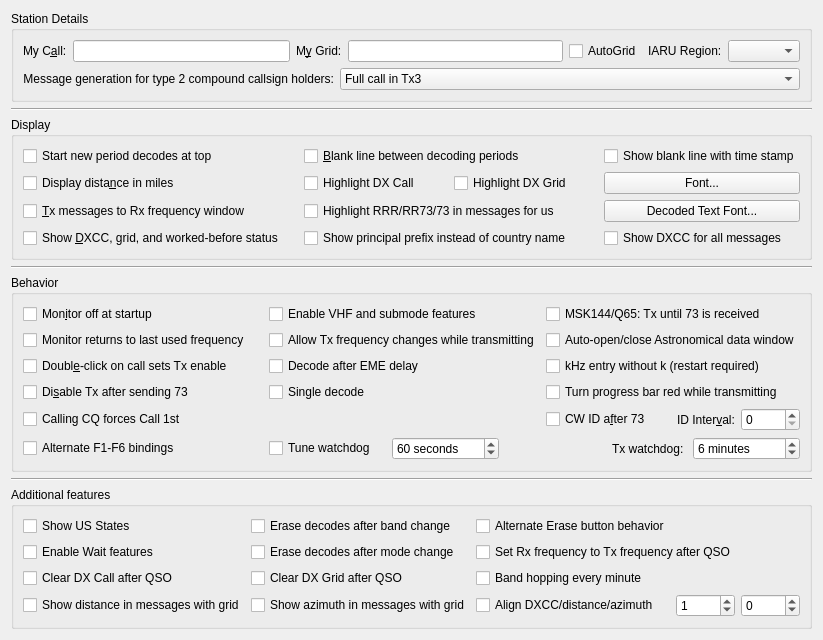
         <widget class="QWidget" name="general_tab">
          <attribute name="title">
           <string>Genera&amp;l</string>
          </attribute>
          <attribute name="toolTip">
           <string>General station details and settings.</string>
          </attribute>
          <layout class="QVBoxLayout" name="verticalLayout_4">
           <item>
            <widget class="QGroupBox" name="station_group_box">
             <property name="title">
              <string>Station Details</string>
             </property>
             <layout class="QVBoxLayout" name="verticalLayout_12">
              <item>
               <layout class="QHBoxLayout" name="horizontalLayout_14">
                <item>
                 <layout class="QFormLayout" name="formLayout_3">
                  <item row="0" column="0">
                   <widget class="QLabel" name="callsign_label">
                    <property name="text">
                     <string>My C&amp;all:</string>
                    </property>
                    <property name="buddy">
                     <cstring>callsign_line_edit</cstring>
                    </property>
                   </widget>
                  </item>
                  <item row="0" column="1">
                   <widget class="QLineEdit" name="callsign_line_edit">
                    <property name="toolTip">
                     <string>Station callsign.</string>
                    </property>
                   </widget>
                  </item>
                 </layout>
                </item>
                <item>
                 <layout class="QFormLayout" name="formLayout_12">
                  <item row="0" column="0">
                   <widget class="QLabel" name="grid_label">
                    <property name="text">
                     <string>M&amp;y Grid:</string>
                    </property>
                    <property name="buddy">
                     <cstring>grid_line_edit</cstring>
                    </property>
                   </widget>
                  </item>
                  <item row="0" column="1">
                   <widget class="QLineEdit" name="grid_line_edit">
                    <property name="toolTip">
                     <string>&lt;html&gt;&lt;head/&gt;&lt;body&gt;&lt;p&gt;Maidenhead locator, preferably 6 characters.&lt;/p&gt;&lt;/body&gt;&lt;/html&gt;</string>
                    </property>
                   </widget>
                  </item>
                 </layout>
                </item>
                <item>
                 <widget class="QCheckBox" name="use_dynamic_grid">
                  <property name="toolTip">
                   <string>Check to allow grid changes from external programs</string>
                  </property>
                  <property name="text">
                   <string>AutoGrid</string>
                  </property>
                 </widget>
                </item>
                <item>
                 <layout class="QFormLayout" name="formLayout_2">
                  <item row="0" column="0">
                   <widget class="QLabel" name="label_12">
                    <property name="text">
                     <string>IARU Region:</string>
                    </property>
                    <property name="buddy">
                     <cstring>region_combo_box</cstring>
                    </property>
                   </widget>
                  </item>
                  <item row="0" column="1">
                   <widget class="QComboBox" name="region_combo_box">
                    <property name="toolTip">
                     <string>&lt;html&gt;&lt;head/&gt;&lt;body&gt;&lt;p&gt;Select your IARU region.&lt;/p&gt;&lt;/body&gt;&lt;/html&gt;</string>
                    </property>
                   </widget>
                  </item>
                 </layout>
                </item>
               </layout>
              </item>
              <item>
               <layout class="QFormLayout" name="formLayout_13">
                <item row="0" column="0">
                 <widget class="QLabel" name="label_5">
                  <property name="text">
                   <string>Message generation for type 2 compound callsign holders:</string>
                  </property>
                  <property name="alignment">
                   <set>Qt::AlignRight|Qt::AlignTrailing|Qt::AlignVCenter</set>
                  </property>
                  <property name="buddy">
                   <cstring>type_2_msg_gen_combo_box</cstring>
                  </property>
                 </widget>
                </item>
                <item row="0" column="1">
                 <widget class="QComboBox" name="type_2_msg_gen_combo_box">
                  <property name="enabled">
                   <bool>true</bool>
                  </property>
                  <property name="toolTip">
                   <string>&lt;html&gt;&lt;head/&gt;&lt;body&gt;&lt;p&gt;Type 2 compound callsigns are those with prefixes or suffixes not included in the allowed shortlist (See Help-&amp;gt;Add-on prefixes and suffixes).&lt;/p&gt;&lt;p&gt;This option determines which generated messages should contain your full type 2 compound call sign rather than your base callsign. It only applies if you have a type 2 compound callsign.&lt;/p&gt;&lt;p&gt;This option controls the way the messages that are used to answer CQ calls are generated. Generated messages 6 (CQ) and 5 (73) will always contain your full callsign. The JT65 and JT9 protocols allow for some standard messages with your full call at the expense of another piece of information such as the DX call or your locator.&lt;/p&gt;&lt;p&gt;Choosing message 1 omits the DX callsign which may be an issue when replying to CQ calls. Choosing message 3 also omits the DX callsign and many versions of this and other software will not extract the report. Choosing neither means that your full callsign only goes in your message 5 (73) so your QSO partner may log the wrong callsign.&lt;/p&gt;&lt;p&gt;None of these options are perfect, message 3 is usually best but be aware your QSO partner may not log the report you send them.&lt;/p&gt;&lt;/body&gt;&lt;/html&gt;</string>
                  </property>
                  <property name="currentIndex">
                   <number>1</number>
                  </property>
                  <item>
                   <property name="text">
                    <string>Full call in Tx1</string>
                   </property>
                  </item>
                  <item>
                   <property name="text">
                    <string>Full call in Tx3</string>
                   </property>
                  </item>
                  <item>
                   <property name="text">
                    <string>Full call in Tx5 only</string>
                   </property>
                  </item>
                 </widget>
                </item>
               </layout>
              </item>
             </layout>
            </widget>
           </item>
           <item>
            <widget class="Line" name="line_5">
             <property name="orientation">
              <enum>Qt::Horizontal</enum>
             </property>
            </widget>
           </item>
           <item>
            <widget class="QGroupBox" name="display_group_box">
             <property name="sizePolicy">
              <sizepolicy hsizetype="Preferred" vsizetype="Preferred">
               <horstretch>0</horstretch>
               <verstretch>1</verstretch>
              </sizepolicy>
             </property>
             <property name="title">
              <string>Display</string>
             </property>
             <layout class="QGridLayout" name="gridLayout_4">
              <item row="5" column="0">
               <widget class="QCheckBox" name="DXCC_check_box">
                <property name="toolTip">
                 <string>Show if decoded stations are new DXCC entities or worked before.</string>
                </property>
                <property name="text">
                 <string>Show &amp;DXCC, grid, and worked-before status    </string>
                </property>
                <property name="checked">
                 <bool>false</bool>
                </property>
               </widget>
              </item>
              <item row="0" column="0">
               <widget class="QCheckBox" name="decodes_from_top_check_box">
                <property name="toolTip">
                 <string>&lt;html&gt;&lt;head/&gt;&lt;body&gt;&lt;p&gt;Check to have decodes for a new period start at the top of the Band Activity window and not scroll off the top when the window is full.&lt;/p&gt;&lt;p&gt;This is to aid selecting decodes to double-click while decoding is still in progress. Use the Band Activity vertical scroll bar to reveal decodes past the bottom of the window.&lt;/p&gt;&lt;/body&gt;&lt;/html&gt;</string>
                </property>
                <property name="text">
                 <string>Start new period decodes at top</string>
                </property>
               </widget>
              </item>
              <item row="3" column="2">
               <widget class="QPushButton" name="decoded_text_font_push_button">
                <property name="toolTip">
                 <string>Set the font characteristics for the Band Activity and Rx Frequency areas.</string>
                </property>
                <property name="text">
                 <string>Decoded Text Font...</string>
                </property>
               </widget>
              </item>
              <item row="2" column="2">
               <widget class="QPushButton" name="font_push_button">
                <property name="toolTip">
                 <string>Set the font characteristics for the application.</string>
                </property>
                <property name="text">
                 <string>Font...</string>
                </property>
               </widget>
              </item>
              <item row="3" column="0">
               <widget class="QCheckBox" name="TX_messages_check_box">
                <property name="toolTip">
                 <string>Show outgoing transmitted messages in the Rx frequency window.</string>
                </property>
                <property name="text">
                 <string>&amp;Tx messages to Rx frequency window</string>
                </property>
               </widget>
              </item>
              <item row="5" column="1">
               <widget class="QCheckBox" name="ppfx_check_box">
                <property name="text">
                 <string>Show principal prefix instead of country name        </string>
                </property>
               </widget>
              </item>
              <item row="0" column="1">
               <widget class="QCheckBox" name="insert_blank_check_box">
                <property name="toolTip">
                 <string>Include a separator line between periods in the band activity window.</string>
                </property>
                <property name="text">
                 <string>&amp;Blank line between decoding periods</string>
                </property>
               </widget>
              </item>
              <item row="5" column="2">
               <widget class="QCheckBox" name="show_country_names_check_box">
                <property name="text">
                 <string>Show DXCC for all messages</string>
                </property>
               </widget>
              </item>
              <item row="2" column="0">
               <widget class="QCheckBox" name="miles_check_box">
                <property name="toolTip">
                 <string>Show distance to DX station in miles rather than kilometers.</string>
                </property>
                <property name="text">
                 <string>Display dista&amp;nce in miles</string>
                </property>
               </widget>
              </item>
              <item row="0" column="2">
               <widget class="QCheckBox" name="cb_detailed_blank_line">
                <property name="toolTip">
                 <string>Show the separator line between periods with time stamp of the decode period.</string>
                </property>
                <property name="text">
                 <string>Show blank line with time stamp</string>
                </property>
               </widget>
              </item>
              <item row="2" column="1">
               <layout class="QHBoxLayout" name="DXCallGrid_Layout">
                <item>
                 <widget class="QCheckBox" name="cbHighlightDXcall">
                  <property name="toolTip">
                   <string>&lt;html&gt;&lt;head/&gt;&lt;body&gt;&lt;p&gt;Highlight DX Call in message.&lt;/p&gt;&lt;/body&gt;&lt;/html&gt;</string>
                  </property>
                  <property name="text">
                   <string>Highlight DX Call</string>
                  </property>
                 </widget>
                </item>
                <item>
                 <widget class="QCheckBox" name="cbHighlightDXgrid">
                  <property name="toolTip">
                   <string>&lt;html&gt;&lt;head/&gt;&lt;body&gt;&lt;p&gt;Highlight DX Grid in message.&lt;/p&gt;&lt;/body&gt;&lt;/html&gt;</string>
                  </property>
                  <property name="text">
                   <string>Highlight DX Grid</string>
                  </property>
                 </widget>
                </item>
               </layout>
              </item>
              <item row="3" column="1">
               <widget class="QCheckBox" name="cbHighlightRogers">
                <property name="toolTip">
                 <string>&lt;html&gt;&lt;head/&gt;&lt;body&gt;&lt;p&gt;Highlight RRR/RR73/73 in messages for us.&lt;/p&gt;&lt;/body&gt;&lt;/html&gt;</string>
                </property>
                <property name="text">
                 <string>Highlight RRR/RR73/73 in messages for us</string>
                </property>
               </widget>
              </item>
             </layout>
            </widget>
           </item>
           <item>
            <widget class="Line" name="line_7">
             <property name="orientation">
              <enum>Qt::Horizontal</enum>
             </property>
            </widget>
           </item>
           <item>
            <widget class="QGroupBox" name="behaviour_group_box">
             <property name="sizePolicy">
              <sizepolicy hsizetype="Preferred" vsizetype="Preferred">
               <horstretch>0</horstretch>
               <verstretch>1</verstretch>
              </sizepolicy>
             </property>
             <property name="title">
              <string>Behavior</string>
             </property>
             <layout class="QGridLayout" name="gridLayout_8" rowstretch="0,0,0,0,0,0,0,0" columnstretch="2,0,0,0">
              <item row="1" column="0">
               <widget class="QCheckBox" name="monitor_last_used_check_box">
                <property name="toolTip">
                 <string>&lt;html&gt;&lt;head/&gt;&lt;body&gt;&lt;p&gt;Check this if you wish to automatically return to the last monitored frequency when monitor is enabled, leave it unchecked if you wish to have the current rig frequency maintained.&lt;/p&gt;&lt;/body&gt;&lt;/html&gt;</string>
                </property>
                <property name="text">
                 <string>Monitor returns to last used frequency</string>
                </property>
               </widget>
              </item>
              <item row="1" column="2" colspan="2">
               <widget class="QCheckBox" name="auto_astro_check_box">
                <property name="toolTip">
                 <string>&lt;html&gt;&lt;head/&gt;&lt;body&gt;&lt;p&gt;Open the Astronomical Data window automatically when switching to Q65 or JT65 mode and Decode after EME delay is enabled, and close it when no longer needed.&lt;/p&gt;&lt;p&gt;Open the QSYMessage Creator automatically if the VHF Features are enabled and such QSY messages are applicable.&lt;/p&gt;&lt;/body&gt;&lt;/html&gt;</string>
                </property>
                <property name="text">
                 <string>Auto-open/close Astronomical data window</string>
                </property>
               </widget>
              </item>
              <item row="6" column="0">
               <widget class="QCheckBox" name="force_call_1st_check_box">
                <property name="text">
                 <string>Calling CQ forces Call 1st</string>
                </property>
               </widget>
              </item>
              <item row="7" column="1" colspan="3">
               <layout class="QHBoxLayout" name="TxWatchdog_Layout" stretch="0,1,1,0,1">
                <item>
                 <widget class="QCheckBox" name="tune_watchdog_check_box">
                  <property name="toolTip">
                   <string>&lt;html&gt;&lt;head/&gt;&lt;body&gt;&lt;p&gt;Disable the Tune watchdog.&lt;/p&gt;&lt;/body&gt;&lt;/html&gt;</string>
                  </property>
                  <property name="text">
                   <string>Tune watchdog   </string>
                  </property>
                 </widget>
                </item>
                <item>
                 <widget class="QSpinBox" name="tune_watchdog_spin_box">
                  <property name="toolTip">
                   <string>&lt;html&gt;&lt;head/&gt;&lt;body&gt;&lt;p&gt;Number of seconds before Tune is aborted&lt;/p&gt;&lt;/body&gt;&lt;/html&gt;</string>
                  </property>
                  <property name="suffix">
                   <string> seconds</string>
                  </property>
                  <property name="minimum">
                   <number>0</number>
                  </property>
                  <property name="maximum">
                   <number>300</number>
                  </property>
                  <property name="value">
                   <number>60</number>
                  </property>
                 </widget>
                </item>
                <item>
                 <spacer name="horizontalSpacer">
                  <property name="orientation">
                   <enum>Qt::Horizontal</enum>
                  </property>
                  <property name="sizeHint" stdset="0">
                   <size>
                    <width>10</width>
                    <height>20</height>
                   </size>
                  </property>
                 </spacer>
                </item>
                <item alignment="Qt::AlignRight">
                 <widget class="QLabel" name="label_10">
                  <property name="text">
                   <string>Tx watchdog: </string>
                  </property>
                  <property name="buddy">
                   <cstring>tx_watchdog_spin_box</cstring>
                  </property>
                 </widget>
                </item>
                <item>
                 <widget class="QSpinBox" name="tx_watchdog_spin_box">
                  <property name="toolTip">
                   <string>&lt;html&gt;&lt;head/&gt;&lt;body&gt;&lt;p&gt;Number of minutes before unattended transmissions are aborted&lt;/p&gt;&lt;/body&gt;&lt;/html&gt;</string>
                  </property>
                  <property name="specialValueText">
                   <string>Disabled</string>
                  </property>
                  <property name="suffix">
                   <string> minutes</string>
                  </property>
                  <property name="prefix">
                   <string/>
                  </property>
                  <property name="value">
                   <number>6</number>
                  </property>
                 </widget>
                </item>
               </layout>
              </item>
              <item row="0" column="0">
               <widget class="QCheckBox" name="monitor_off_check_box">
                <property name="toolTip">
                 <string>Don't start decoding until the monitor button is clicked.</string>
                </property>
                <property name="text">
                 <string>Mon&amp;itor off at startup</string>
                </property>
                <property name="checked">
                 <bool>false</bool>
                </property>
               </widget>
              </item>
              <item row="0" column="1">
               <widget class="QCheckBox" name="enable_VHF_features_check_box">
                <property name="text">
                 <string>Enable VHF and submode features</string>
                </property>
               </widget>
              </item>
              <item row="5" column="2" colspan="2">
               <widget class="QCheckBox" name="progress_bar_check_box">
                <property name="toolTip">
                 <string>&lt;html&gt;&lt;head/&gt;&lt;body&gt;&lt;p&gt;Turn the progress bar red while transmitting.&lt;/p&gt;&lt;/body&gt;&lt;/html&gt;</string>
                </property>
                <property name="text">
                 <string>Turn progress bar red while transmitting</string>
                </property>
               </widget>
              </item>
              <item row="4" column="1">
               <widget class="QCheckBox" name="decode_at_52s_check_box">
                <property name="text">
                 <string>Decode after EME delay</string>
                </property>
               </widget>
              </item>
              <item row="0" column="2" colspan="2">
               <widget class="QCheckBox" name="repeat_Tx_check_box">
                <property name="toolTip">
                 <string>&lt;html&gt;&lt;head/&gt;&lt;body&gt;&lt;p&gt;Tx until 73 is received when in MSK144 or Q65 mode. &lt;/p&gt;&lt;/body&gt;&lt;/html&gt;</string>
                </property>
                <property name="text">
                 <string>MSK144/Q65: Tx until 73 is received</string>
                </property>
               </widget>
              </item>
              <item row="6" column="3">
               <layout class="QHBoxLayout" name="horizontalLayout_9" stretch="0,0">
                <item alignment="Qt::AlignRight">
                 <widget class="QLabel" name="label">
                  <property name="sizePolicy">
                   <sizepolicy hsizetype="Preferred" vsizetype="Preferred">
                    <horstretch>0</horstretch>
                    <verstretch>0</verstretch>
                   </sizepolicy>
                  </property>
                  <property name="text">
                   <string>ID Inter&amp;val:</string>
                  </property>
                  <property name="buddy">
                   <cstring>CW_id_interval_spin_box</cstring>
                  </property>
                 </widget>
                </item>
                <item>
                 <widget class="QSpinBox" name="CW_id_interval_spin_box">
                  <property name="toolTip">
                   <string>Send a CW ID periodically every few minutes.
This might be required under your countries licence regulations.
It will not interfere with other users as it is always sent in the
quiet period when decoding is done.</string>
                  </property>
                 </widget>
                </item>
               </layout>
              </item>
              <item row="4" column="0">
               <widget class="QCheckBox" name="quick_call_check_box">
                <property name="toolTip">
                 <string>Automatic transmission mode.</string>
                </property>
                <property name="text">
                 <string>Doubl&amp;e-click on call sets Tx enable</string>
                </property>
               </widget>
              </item>
              <item row="5" column="1">
               <widget class="QCheckBox" name="single_decode_check_box">
                <property name="text">
                 <string>Single decode</string>
                </property>
               </widget>
              </item>
              <item row="4" column="2" colspan="2">
               <widget class="QCheckBox" name="kHz_without_k_check_box">
                <property name="toolTip">
                 <string>&lt;html&gt;&lt;head/&gt;&lt;body&gt;&lt;p&gt;Allow kHz frequency offset entry without 'k' suffix.&lt;/p&gt;&lt;/body&gt;&lt;/html&gt;</string>
                </property>
                <property name="text">
                 <string>kHz entry without k (restart required)</string>
                </property>
               </widget>
              </item>
              <item row="6" column="2">
               <widget class="QCheckBox" name="CW_id_after_73_check_box">
                <property name="toolTip">
                 <string>Send a CW ID after every 73 or free text message.</string>
                </property>
                <property name="text">
                 <string>CW ID a&amp;fter 73</string>
                </property>
               </widget>
              </item>
              <item row="5" column="0">
               <widget class="QCheckBox" name="disable_TX_on_73_check_box">
                <property name="toolTip">
                 <string>Turns off automatic transmissions after sending a 73 or any other free
text message.</string>
                </property>
                <property name="text">
                 <string>Di&amp;sable Tx after sending 73</string>
                </property>
               </widget>
              </item>
              <item row="7" column="0">
               <widget class="QCheckBox" name="alternate_bindings_check_box">
                <property name="text">
                 <string>Alternate F1-F6 bindings</string>
                </property>
               </widget>
              </item>
              <item row="1" column="1">
               <widget class="QCheckBox" name="tx_QSY_check_box">
                <property name="toolTip">
                 <string>&lt;html&gt;&lt;head/&gt;&lt;body&gt;&lt;p&gt;Some rigs are not able to process CAT commands while transmitting. This means that if you are operating in split mode you may have to uncheck this option.&lt;/p&gt;&lt;/body&gt;&lt;/html&gt;</string>
                </property>
                <property name="text">
                 <string>Allow Tx frequency changes while transmitting</string>
                </property>
               </widget>
              </item>
             </layout>
            </widget>
           </item>
           <item>
            <widget class="Line" name="line_2">
             <property name="orientation">
              <enum>Qt::Horizontal</enum>
             </property>
            </widget>
           </item>
           <item>
            <widget class="QGroupBox" name="additional_features_box">
             <property name="sizePolicy">
              <sizepolicy hsizetype="Minimum" vsizetype="Preferred">
               <horstretch>0</horstretch>
               <verstretch>1</verstretch>
              </sizepolicy>
             </property>
             <property name="title">
              <string>Additional features</string>
             </property>
             <layout class="QGridLayout" name="gridLayout_17" columnstretch="3,3,2,1,1">
              <property name="bottomMargin">
               <number>9</number>
              </property>
              <item row="5" column="3">
               <widget class="QSpinBox" name="align_spin_box">
                <property name="toolTip">
                 <string>&lt;html&gt;&lt;head/&gt;&lt;body&gt;&lt;p&gt;Increase or decrease the space between message text and DXCC.&lt;/p&gt;&lt;/body&gt;&lt;/html&gt;</string>
                </property>
                <property name="minimum">
                 <number>-2</number>
                </property>
                <property name="maximum">
                 <number>10</number>
                </property>
                <property name="value">
                 <number>1</number>
                </property>
               </widget>
              </item>
              <item row="5" column="0">
               <widget class="QCheckBox" name="cb_showDistance">
                <property name="toolTip">
                 <string>&lt;html&gt;&lt;head/&gt;&lt;body&gt;&lt;p&gt;If a station sends locator, calculate and show the distance in Band Activity pane.&lt;/p&gt;&lt;/body&gt;&lt;/html&gt;</string>
                </property>
                <property name="text">
                 <string>Show distance in messages with grid</string>
                </property>
               </widget>
              </item>
              <item row="5" column="1">
               <widget class="QCheckBox" name="cb_showAzimuth">
                <property name="toolTip">
                 <string>&lt;html&gt;&lt;head/&gt;&lt;body&gt;&lt;p&gt;If a station sends a valid Maidenhead locator, calculate and show the great-circle azimuth in Band Activity pane.&lt;/p&gt;&lt;/body&gt;&lt;/html&gt;</string>
                </property>
                <property name="text">
                 <string>Show azimuth in messages with grid</string>
                </property>
               </widget>
              </item>
              <item row="5" column="4">
               <widget class="QSpinBox" name="align_spin_box2">
                <property name="toolTip">
                 <string>&lt;html&gt;&lt;head/&gt;&lt;body&gt;&lt;p&gt;Increase or decrease the space between DXCC and distance/azimuth.&lt;/p&gt;&lt;/body&gt;&lt;/html&gt;</string>
                </property>
                <property name="minimum">
                 <number>-8</number>
                </property>
                <property name="maximum">
                 <number>5</number>
                </property>
               </widget>
              </item>
              <item row="5" column="2">
               <widget class="QCheckBox" name="cb_Align">
                <property name="toolTip">
                 <string>&lt;html&gt;&lt;head/&gt;&lt;body&gt;&lt;p&gt;Align the text for DXCC, distance and azimuth.&lt;/p&gt;&lt;/body&gt;&lt;/html&gt;</string>
                </property>
                <property name="text">
                 <string>Align DXCC/distance/azimuth</string>
                </property>
               </widget>
              </item>
              <item row="1" column="1">
               <widget class="QCheckBox" name="cbEraseBandActivity">
                <property name="toolTip">
                 <string/>
                </property>
                <property name="text">
                 <string>Erase decodes after band change</string>
                </property>
               </widget>
              </item>
              <item row="1" column="0">
               <widget class="QCheckBox" name="Map_Grid_to_State">
                <property name="text">
                 <string>Show US States</string>
                </property>
               </widget>
              </item>
              <item row="4" column="1">
               <widget class="QCheckBox" name="cbClearDXgrid">
                <property name="text">
                 <string>Clear DX Grid after QSO</string>
                </property>
               </widget>
              </item>
              <item row="4" column="0">
               <widget class="QCheckBox" name="cbClearDXcall">
                <property name="text">
                 <string>Clear DX Call after QSO</string>
                </property>
               </widget>
              </item>
              <item row="4" column="2">
               <widget class="QCheckBox" name="band_hopping_every_minute_check_box">
                <property name="text">
                 <string>Band hopping every minute</string>
                </property>
               </widget>
              </item>
              <item row="1" column="2">
               <widget class="QCheckBox" name="alternate_erase_button_check_box">
                <property name="text">
                 <string>Alternate Erase button behavior</string>
                </property>
               </widget>
              </item>
              <item row="3" column="2" colspan="3">
               <widget class="QCheckBox" name="cbRxToTxAfterQSO">
                <property name="text">
                 <string>Set Rx frequency to Tx frequency after QSO</string>
                </property>
               </widget>
              </item>
              <item row="3" column="1">
               <widget class="QCheckBox" name="cbErase_when_mode_changed">
                <property name="text">
                 <string>Erase decodes after mode change</string>
                </property>
               </widget>
              </item>
              <item row="3" column="0">
               <widget class="QCheckBox" name="enable_Wait_features_check_box">
                <property name="text">
                 <string>Enable Wait features</string>
                </property>
               </widget>
              </item>
             </layout>
            </widget>
           </item>
          </layout>
         </widget>
